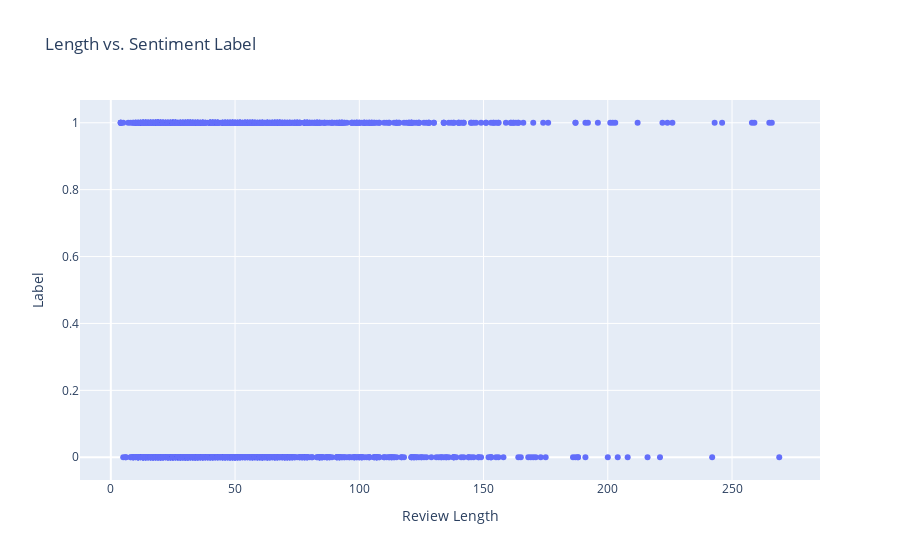

This figure's notebook cell:
### Markdown cell above
Correlate length and sentiment marks:

### Code cell
df['Text_Length'] = df['Clean_Translated'].apply(lambda x: len(x))
data = df.sort_values(by='Text_Length')
plot = go.Scatter(x = data['Text_Length'], y = data['Tag'], mode='markers')
lyt = go.Layout(title="Length vs. Sentiment Label", xaxis=dict(title='Review Length'),yaxis=dict(title='Label'))
fig = go.Figure(data=[plot], layout=lyt)
py.iplot(fig)

### Figure 1 — Plotly figure (JSON) as saved in the notebook; plotly's stock layout.template omitted (floating-point values rounded to 4 significant figures; data arrays with more than 128 entries replaced by an {"elided": "..."} marker saying what was removed)
{"data": [{"mode": "markers", "type": "scatter", "x": {"elided": "1325 int values"}, "y": {"elided": "1325 int values"}}], "layout": {"title": {"text": "Length vs. Sentiment Label"}, "xaxis": {"title": {"text": "Review Length"}}, "yaxis": {"title": {"text": "Label"}}}}
